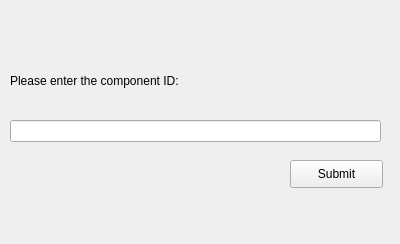
<?xml version="1.0" encoding="UTF-8"?>
<ui version="4.0">
 <class>Form</class>
 <widget class="QWidget" name="Form">
  <property name="geometry">
   <rect>
    <x>0</x>
    <y>0</y>
    <width>400</width>
    <height>244</height>
   </rect>
  </property>
  <property name="windowTitle">
   <string>Form</string>
  </property>
  <widget class="QLabel" name="label">
   <property name="geometry">
    <rect>
     <x>10</x>
     <y>60</y>
     <width>391</width>
     <height>41</height>
    </rect>
   </property>
   <property name="text">
    <string>Please enter the component ID:</string>
   </property>
   <property name="wordWrap">
    <bool>true</bool>
   </property>
  </widget>
  <widget class="QLineEdit" name="fl">
   <property name="geometry">
    <rect>
     <x>10</x>
     <y>120</y>
     <width>371</width>
     <height>22</height>
    </rect>
   </property>
  </widget>
  <widget class="QPushButton" name="Submit">
   <property name="geometry">
    <rect>
     <x>290</x>
     <y>160</y>
     <width>93</width>
     <height>28</height>
    </rect>
   </property>
   <property name="text">
    <string>Submit</string>
   </property>
  </widget>
 </widget>
 <resources/>
 <connections/>
</ui>
